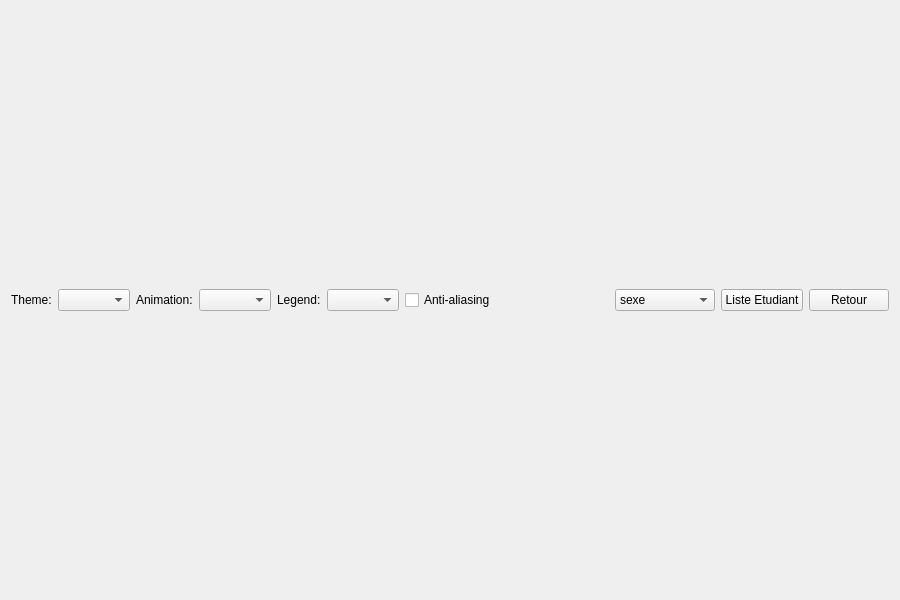
<?xml version="1.0" encoding="UTF-8"?>
<ui version="4.0">
 <class>ThemeWidgetForm</class>
 <widget class="QWidget" name="ThemeWidgetForm">
  <property name="geometry">
   <rect>
    <x>0</x>
    <y>0</y>
    <width>900</width>
    <height>600</height>
   </rect>
  </property>
  <layout class="QGridLayout" name="gridLayout">
   <item row="0" column="0" colspan="3">
    <layout class="QHBoxLayout" name="horizontalLayout">
     <item>
      <widget class="QLabel" name="themeLabel">
       <property name="text">
        <string>Theme:</string>
       </property>
      </widget>
     </item>
     <item>
      <widget class="QComboBox" name="themeComboBox"/>
     </item>
     <item>
      <widget class="QLabel" name="animatedLabel">
       <property name="text">
        <string>Animation:</string>
       </property>
      </widget>
     </item>
     <item>
      <widget class="QComboBox" name="animatedComboBox"/>
     </item>
     <item>
      <widget class="QLabel" name="legendLabel">
       <property name="text">
        <string>Legend:</string>
       </property>
      </widget>
     </item>
     <item>
      <widget class="QComboBox" name="legendComboBox"/>
     </item>
     <item>
      <widget class="QCheckBox" name="antialiasCheckBox">
       <property name="text">
        <string>Anti-aliasing</string>
       </property>
       <property name="checked">
        <bool>false</bool>
       </property>
      </widget>
     </item>
     <item>
      <spacer name="horizontalSpacer">
       <property name="orientation">
        <enum>Qt::Horizontal</enum>
       </property>
       <property name="sizeHint" stdset="0">
        <size>
         <width>40</width>
         <height>20</height>
        </size>
       </property>
      </spacer>
     </item>
     <item>
      <widget class="QComboBox" name="comboBoxSort">
       <item>
        <property name="text">
         <string>sexe</string>
        </property>
       </item>
       <item>
        <property name="text">
         <string>departement</string>
        </property>
       </item>
       <item>
        <property name="text">
         <string>classe</string>
        </property>
       </item>
       <item>
        <property name="text">
         <string>session</string>
        </property>
       </item>
      </widget>
     </item>
     <item>
      <widget class="QPushButton" name="pushButtonListEtudiant">
       <property name="text">
        <string>Liste Etudiant</string>
       </property>
      </widget>
     </item>
     <item>
      <widget class="QPushButton" name="pushButtonRetour">
       <property name="text">
        <string>Retour</string>
       </property>
      </widget>
     </item>
    </layout>
   </item>
  </layout>
 </widget>
 <resources/>
 <connections>
  <connection>
   <sender>themeComboBox</sender>
   <signal>currentIndexChanged(int)</signal>
   <receiver>ThemeWidgetForm</receiver>
   <slot>updateUI()</slot>
   <hints>
    <hint type="sourcelabel">
     <x>20</x>
     <y>20</y>
    </hint>
    <hint type="destinationlabel">
     <x>20</x>
     <y>20</y>
    </hint>
   </hints>
  </connection>
  <connection>
   <sender>antialiasCheckBox</sender>
   <signal>toggled(bool)</signal>
   <receiver>ThemeWidgetForm</receiver>
   <slot>updateUI()</slot>
   <hints>
    <hint type="sourcelabel">
     <x>20</x>
     <y>20</y>
    </hint>
    <hint type="destinationlabel">
     <x>20</x>
     <y>20</y>
    </hint>
   </hints>
  </connection>
  <connection>
   <sender>legendComboBox</sender>
   <signal>currentIndexChanged(int)</signal>
   <receiver>ThemeWidgetForm</receiver>
   <slot>updateUI()</slot>
   <hints>
    <hint type="sourcelabel">
     <x>20</x>
     <y>20</y>
    </hint>
    <hint type="destinationlabel">
     <x>20</x>
     <y>20</y>
    </hint>
   </hints>
  </connection>
  <connection>
   <sender>animatedComboBox</sender>
   <signal>currentIndexChanged(int)</signal>
   <receiver>ThemeWidgetForm</receiver>
   <slot>updateUI()</slot>
   <hints>
    <hint type="sourcelabel">
     <x>20</x>
     <y>20</y>
    </hint>
    <hint type="destinationlabel">
     <x>20</x>
     <y>20</y>
    </hint>
   </hints>
  </connection>
 </connections>
 <slots>
  <slot>updateUI()</slot>
 </slots>
</ui>
